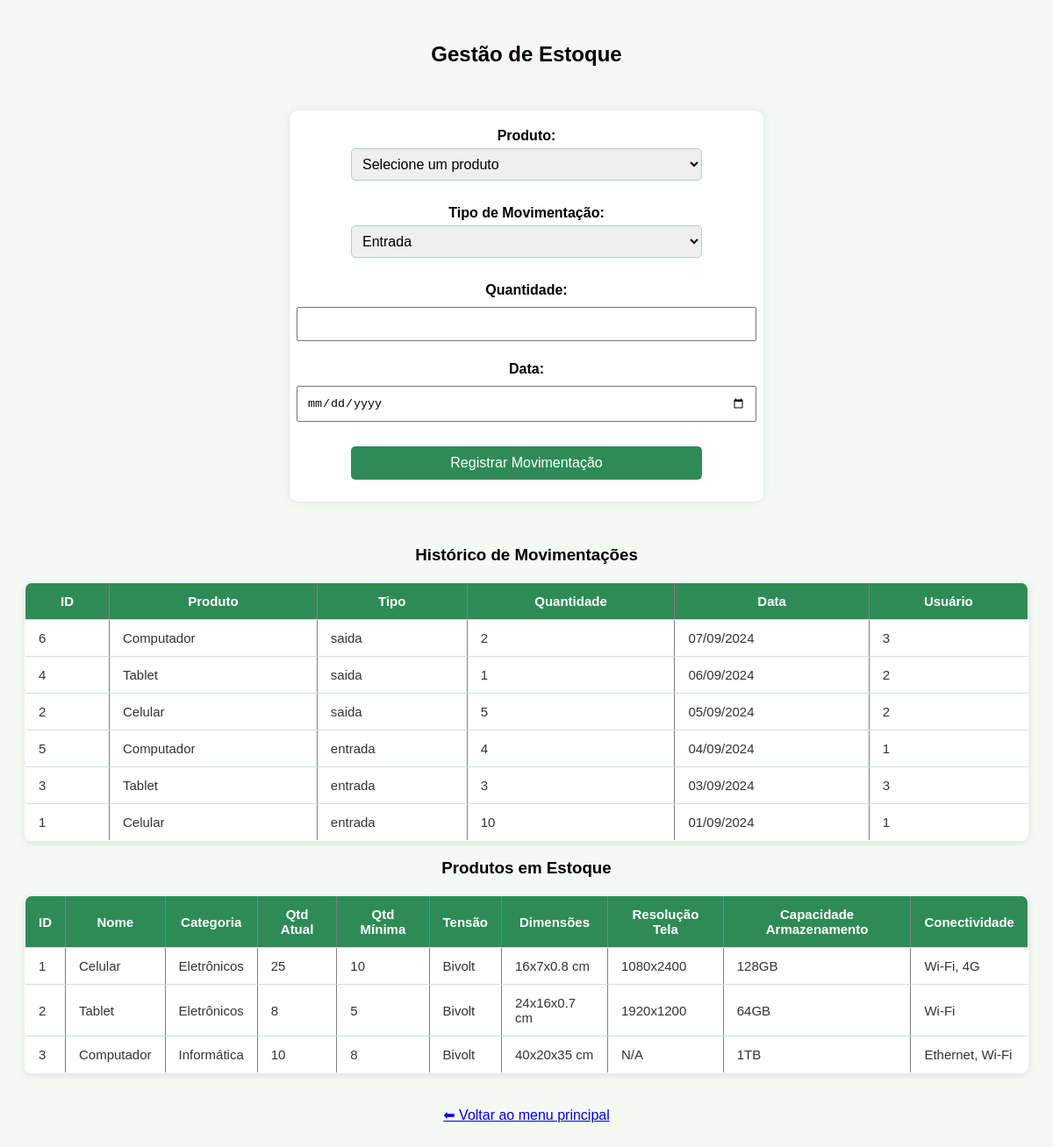
The page /estoque.php (signed in) on the database as committed earlier.
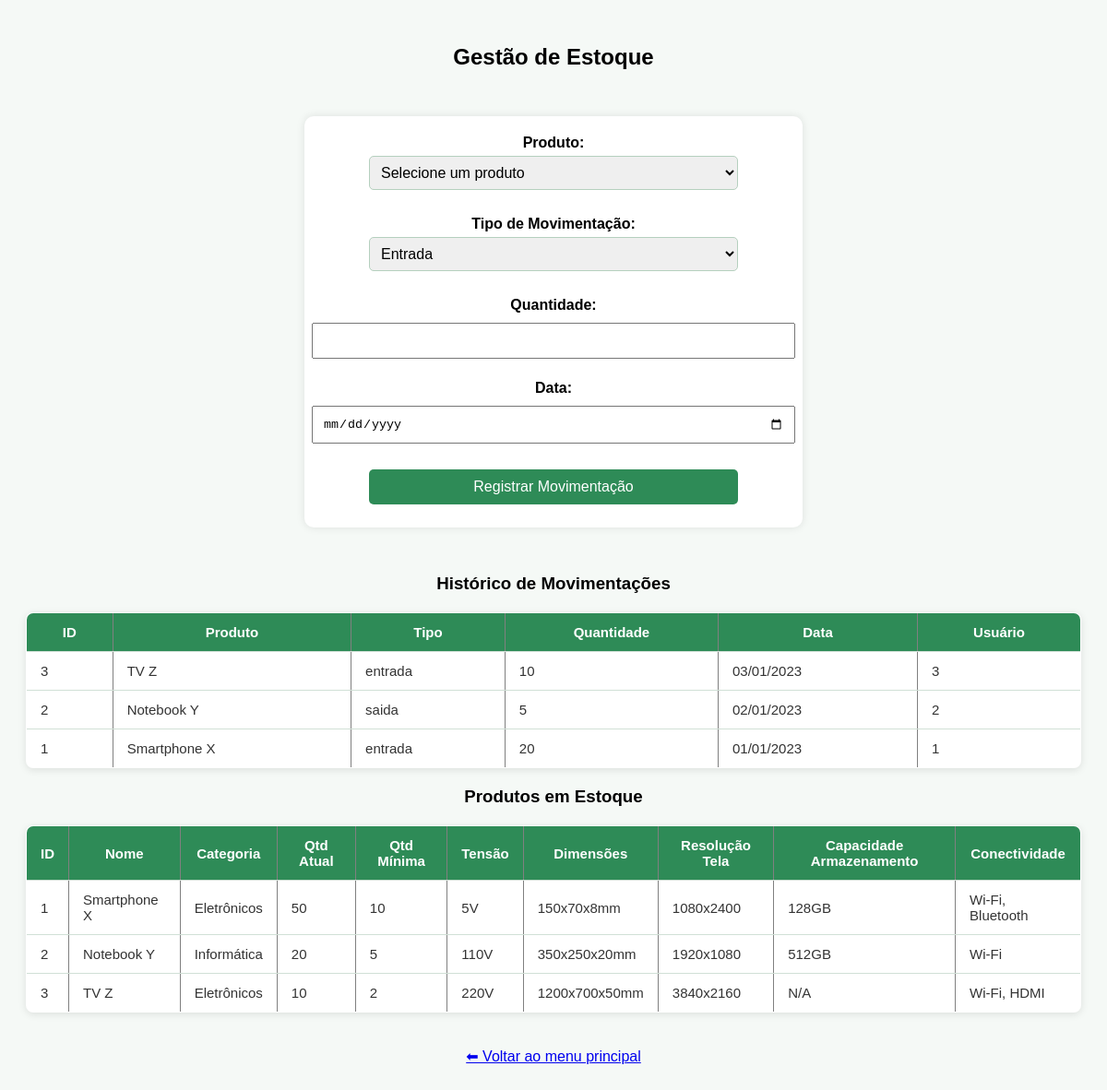
The same page on the database as committed later.
### tables this page shows
CREATE TABLE movimentacoes (
  id_movimentacao INT AUTO_INCREMENT PRIMARY KEY,
  id_produto INT NOT NULL,
  tipo ENUM('entrada', 'saida') NOT NULL,
  quantidade INT NOT NULL,
  data_movimentacao DATE NOT NULL,
  id_usuario INT NOT NULL,
  FOREIGN KEY (id_produto) REFERENCES produtos(id_produto) ON DELETE CASCADE,
  FOREIGN KEY (id_usuario) REFERENCES usuarios(id_usuario) ON DELETE CASCADE
);

CREATE TABLE produtos (
  id_produto INT AUTO_INCREMENT PRIMARY KEY,
  nome VARCHAR(100) NOT NULL,
  descricao TEXT,
  categoria VARCHAR(50),
  tensao VARCHAR(20),
  dimensoes VARCHAR(50),
  resolucao_tela VARCHAR(50),
  capacidade_armazenamento VARCHAR(50),
  conectividade VARCHAR(50),
  quantidade_minima INT DEFAULT 0,
  quantidade_atual INT DEFAULT 0
);

### estoque.php (the view, shortened to what this page needs)
<?php
include('conexao.php');
$movimentacoes = $conn->query("
    SELECT m.*, p.nome AS produto_nome, u.nome AS usuario
    FROM movimentacoes m
    JOIN produtos p ON m.id_produto = p.id_produto
    JOIN usuarios u ON m.id_usuario = u.id_usuario
    ORDER BY m.data_movimentacao DESC
");
?>
<!DOCTYPE html>
<html lang="pt-br">
<head>
<link rel="stylesheet" href="style.css">
</head>
<body>
<div class="container">
<h2>Gestão de Estoque</h2>
<form method="post">
  <label>Produto:</label>
  <select name="produto" required>
    <option value="">Selecione um produto</option>
  </select><br>
  <label>Tipo de Movimentação:</label>
  <select name="tipo" required>
    <option value="entrada">Entrada</option>
  </select><br>
  <label>Quantidade:</label>
  <input type="number" name="quantidade" min="1" required><br>
  <label>Data:</label>
  <input type="date" name="data" required><br>
  <button type="submit" name="mover">Registrar Movimentação</button>
</form>
<h3>Histórico de Movimentações</h3>
<table border="1">
<tr>
    <th>ID</th>
    <th>Produto</th>
    <th>Tipo</th>
    <th>Quantidade</th>
    <th>Data</th>
    <th>Usuário</th>
</tr>
<?php if ($movimentacoes->num_rows > 0): ?>
<?php while ($m = $movimentacoes->fetch_assoc()): ?>
<tr>
    <td><?= $m['id_movimentacao'] ?></td>
    <td><?= htmlspecialchars($m['produto_nome']) ?></td>
    <td><?= htmlspecialchars($m['tipo']) ?></td>
    <td><?= $m['quantidade'] ?></td>
    <td><?= date('d/m/Y', strtotime($m['data_movimentacao'])) ?></td>
    <td><?= htmlspecialchars($m['id_usuario']) ?></td>
</tr>
<?php endwhile; ?>
<?php else: ?>
<tr><td colspan="6">Nenhuma movimentação registrada.</td></tr>
<?php endif; ?>
</table>
<h3>Produtos em Estoque</h3>
<table border="1">
<tr>
    <th>ID</th>
    <th>Nome</th>
    <th>Categoria</th>
    <th>Qtd Atual</th>
    <th>Qtd Mínima</th>
    <th>Tensão</th>
    <th>Dimensões</th>
    <th>Resolução Tela</th>
    <th>Capacidade Armazenamento</th>
    <th>Conectividade</th>
</tr>
<?php
$produtos = $conn->query("SELECT * FROM produtos");
if ($produtos->num_rows > 0):
    while ($p = $produtos->fetch_assoc()):
?>
<tr>
    <td><?= $p['id_produto'] ?></td>
    <td><?= htmlspecialchars($p['nome']) ?></td>
    <td><?= htmlspecialchars($p['categoria']) ?></td>
    <td><?= $p['quantidade_atual'] ?></td>
    <td><?= $p['quantidade_minima'] ?></td>
    <td><?= htmlspecialchars($p['tensao']) ?></td>
    <td><?= htmlspecialchars($p['dimensoes']) ?></td>
    <td><?= htmlspecialchars($p['resolucao_tela']) ?></td>
    <td><?= htmlspecialchars($p['capacidade_armazenamento']) ?></td>
    <td><?= htmlspecialchars($p['conectividade']) ?></td>
</tr>
<?php
    endwhile;
else:
?>
<tr><td colspan="10">Nenhum produto encontrado.</td></tr>
<?php endif; ?>
</table>
<br>
<a href="Painel.php">⬅ Voltar ao menu principal</a>
</div>
</body>
</html>

### style.css (style rules this page uses)
.container { max-width: 1200px; margin: auto; padding: 20px; }
table { width: 100%; border-collapse: collapse; margin: 20px auto; background-color: #ffffff; box-shadow: 0px 2px 8px rgba(0,0,0,0.1); border-radius: 8px; overflow: hidden; font-size: 15px; }
table th, table td { padding: 12px 15px; text-align: left; border-bottom: 1px solid #d1e0d6; }
table th { background-color: #2e8b57; color: white; font-weight: bold; text-align: center; }
table td { color: #333; }
body { font-family: Arial, sans-serif; background-color: #f5f9f6; text-align: center; }
input, button { width: 100%; padding: 10px; margin: 5px 0; }
form { width: 500px; margin: 50px auto; padding: 20px; background-color: #ffffff; border-radius: 10px; box-shadow: 0px 0px 10px rgba(0, 0, 0, 0.1); display: flex; flex-direction: column; align-items: center; }
label { display: block; font-weight: bold; margin-bottom: 5px; }
input[type="text"], input[type="email"], input[type="password"], select { width: 80%; padding: 8px; margin-bottom: 10px; border: 1px solid #b5d0be; border-radius: 5px; font-size: 16px; }
button { width: 80%; padding: 10px; background-color: #2e8b57; color: white; border: none; border-radius: 5px; font-size: 16px; cursor: pointer; transition: 0.3s; }

Rows that differ between the two databases and show on the page:
removed movimentacoes: id_movimentacao "6", id_produto.nome "Computador", tipo "saida", quantidade "2", data_movimentacao "07/09/2024", id_usuario "3"
removed movimentacoes: id_movimentacao "4", id_produto.nome "Tablet", tipo "saida", quantidade "1", data_movimentacao "06/09/2024", id_usuario "2"
removed movimentacoes: id_movimentacao "5", id_produto.nome "Computador", tipo "entrada", quantidade "4", data_movimentacao "04/09/2024", id_usuario "1"
changed movimentacoes id 3: id_produto.nome "Tablet" → "TV Z"; quantidade "3" → "10"; data_movimentacao "03/09/2024" → "03/01/2023"; moves up the list
changed movimentacoes "saida": id_produto.nome "Celular" → "Notebook Y"; data_movimentacao "05/09/2024" → "02/01/2023"
changed movimentacoes id 1: id_produto.nome "Celular" → "Smartphone X"; quantidade "10" → "20"; data_movimentacao "01/09/2024" → "01/01/2023"
changed produtos "128GB": nome "Celular" → "Smartphone X"; quantidade_atual "25" → "50"; tensao "Bivolt" → "5V"; dimensoes "16x7x0.8 cm" → "150x70x8mm"; conectividade "Wi-Fi, 4G" → "Wi-Fi, Bluetooth"
changed produtos "Wi-Fi": nome "Tablet" → "Notebook Y"; categoria "Eletrônicos" → "Informática"; quantidade_atual "8" → "20"; tensao "Bivolt" → "110V"; dimensoes "24x16x0.7 cm" → "350x250x20mm"; resolucao_tela "1920x1200" → "1920x1080"; capacidade_armazenamento "64GB" → "512GB"
changed produtos id 3: nome "Computador" → "TV Z"; categoria "Informática" → "Eletrônicos"; quantidade_minima "8" → "2"; tensao "Bivolt" → "220V"; dimensoes "40x20x35 cm" → "1200x700x50mm"; resolucao_tela "N/A" → "3840x2160"; capacidade_armazenamento "1TB" → "N/A"; conectividade "Ethernet, Wi-Fi" → "Wi-Fi, HDMI"
